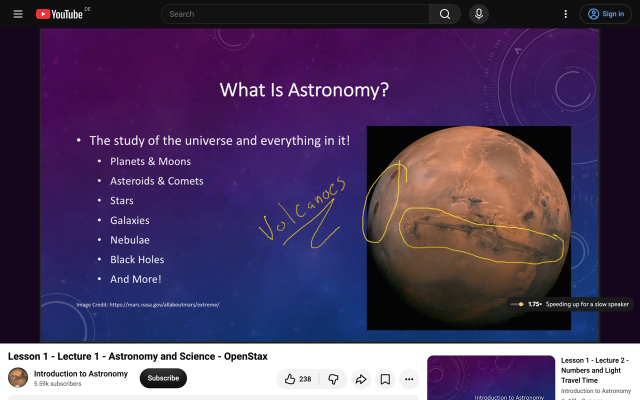
#> input picture store-assets/store/01-hero-adaptive-playback.png, 1280 x 800 px, found by its file name (shown at 1/2 size); its folder holds 3 pictures in this run
$ python make_store_screenshots.py
#> lines starting #> are read from the running program, lines starting #| are printed output that depends on the picture; after the words box and inside, x2 and y2 are one past the last pixel; in counts of white or black regions, pixels touching at a corner belong together
"""Make Chrome Web Store screenshots (exactly 1280x800) from the raw captures.

    python3 store-assets/make_store_screenshots.py    # run from the repo root; needs Pillow

raw/ is never modified. Edits are limited to scaling, cropping, and redacting personal details
(profile photos). No marketing text, arrows or fake UI.
"""
from pathlib import Path

from PIL import Image, ImageDraw

RAW = Path("store-assets/raw")
OUT = Path("store-assets/store")
SIZE = (1280, 800)


def placeholder_avatar(img: Image.Image, center: tuple[int, int], radius: int) -> None:
    """Replace a profile photo with a neutral default avatar (grey disc, white silhouette)."""
    cx, cy = center
    s = 4  # draw supersampled for smooth edges
    d = radius * 2
    tile = Image.new("RGBA", (d * s, d * s), (0, 0, 0, 0))
    g = ImageDraw.Draw(tile)
    g.ellipse([0, 0, d * s - 1, d * s - 1], fill=(154, 160, 166, 255))
    r = d * s
    g.ellipse([r * 0.34, r * 0.18, r * 0.66, r * 0.50], fill=(255, 255, 255, 255))  # head
    g.ellipse([r * 0.18, r * 0.56, r * 0.82, r * 1.10], fill=(255, 255, 255, 255))  # shoulders
    mask = Image.new("L", (d * s, d * s), 0)
    ImageDraw.Draw(mask).ellipse([0, 0, d * s - 1, d * s - 1], fill=255)
    tile.putalpha(Image.composite(tile.getchannel("A"), mask, mask))
    tile = tile.resize((d, d), Image.Resampling.LANCZOS)
    img.paste(tile, (cx - radius, cy - radius), tile)


def scale(img: Image.Image) -> Image.Image:
    if abs(img.width / img.height - SIZE[0] / SIZE[1]) > 1e-3:
        raise SystemExit(f"aspect ratio must be 16:10, got {img.size}")
    return img.resize(SIZE, Image.Resampling.LANCZOS)


def main() -> None:
    OUT.mkdir(parents=True, exist_ok=True)

    # 01 and 03: captured at 1280x800 @2x, only scaled.
    for name in ("01-hero-adaptive-playback.png", "03-smart-pacing-in-player.png"):
        scale(Image.open(RAW / name).convert("RGB")).save(OUT / name, optimize=True)
#> in scale, returned value is the input picture: PIL image 1280x800 RGB; mean R, G, B 78.7, 60.1, 96.1

    # 02: full-screen macOS capture (3024x1964). Redact both profile photos, then crop to 16:10:
    # from just below the black screen-capture strip (y=66) to just above the third-party ad in
    # the recommendations (starts at y~1870), keeping the YouTube logo (starts at x~142).
    shot = Image.open(RAW / "02-controls-popup-in-context.png").convert("RGB")
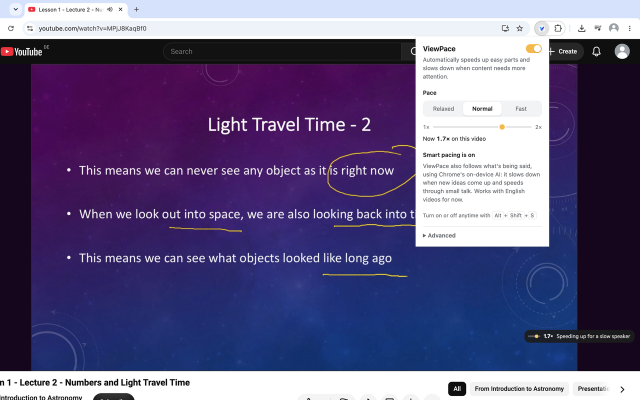
#> input picture store-assets/store/02-controls-popup-in-context.png, 1280 x 800 px, found by its file name (shown at 1/2 size)
#> shot is the input picture: PIL image 1280x800 RGB; mean R, G, B 99.4, 90.5, 131.5
    placeholder_avatar(shot, center=(2906, 193), radius=22)  # Chrome profile icon
#> in placeholder_avatar, `tile = Image.new("RGBA", (d * s, d * s), (0, 0, 0, 0))`: tile: PIL image 176x176 RGBA; every value is 0
#> in placeholder_avatar, `mask = Image.new("L", (d * s, d * s), 0)`: mask: PIL image 176x176 L; every value is 0
#> in placeholder_avatar, `ImageDraw.Draw(mask).ellipse([0, 0, d * s - 1, d * s - 1], fill=255)`:
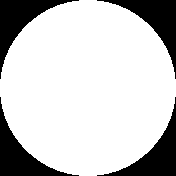
#> mask: PIL image 176x176 L; 78.5% white; 4 black regions, box (x1, y1, x2, y2) and area: (0, 0, 79, 79) 1666, (97, 0, 176, 79) 1666, (0, 97, 79, 176) 1666, (97, 97, 176, 176) 1666
#> in placeholder_avatar, `tile.putalpha(Image.composite(tile.getchannel("A"), mask, mask))`:
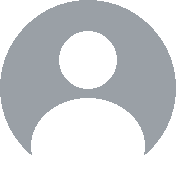
#> tile: PIL image 176x176 RGBA; mean R, G, B, A 156.4, 159.3, 162.1, 200.1; transparent parts drawn white
    placeholder_avatar(shot, center=(2944, 297), radius=34)  # YouTube account avatar
#> call 2 of placeholder_avatar, with center = (2944, 297), radius = 34
#> in placeholder_avatar (call 2), `tile = Image.new("RGBA", (d * s, d * s), (0, 0, 0, 0))`: tile: PIL image 272x272 RGBA; every value is 0
#> in placeholder_avatar (call 2), `mask = Image.new("L", (d * s, d * s), 0)`: mask: PIL image 272x272 L; every value is 0
#> in placeholder_avatar (call 2), `ImageDraw.Draw(mask).ellipse([0, 0, d * s - 1, d * s - 1], fill=255)`:
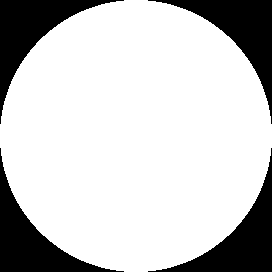
#> mask: PIL image 272x272 L; 78.5% white; 4 black regions, box (x1, y1, x2, y2) and area: (0, 0, 124, 124) 3976, (148, 0, 272, 124) 3976, (0, 148, 124, 272) 3976, (148, 148, 272, 272) 3976
#> in placeholder_avatar (call 2), `tile = tile.resize((d, d), Image.Resampling.LANCZOS)`:
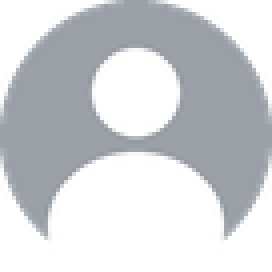
#> tile: PIL image 68x68 RGBA (shown 4 times larger); mean R, G, B, A 160.7, 164.1, 167.3, 200.2; transparent parts drawn white
    left, top = 141, 66
    # The crop's left edge clips the macOS window buttons; paint that sliver with the tab-strip colour.
    ImageDraw.Draw(shot).rectangle([left, top, left + 12, 147], fill=shot.getpixel((170, 108)))
    width = shot.width - left
#> width = 1139
    crop = shot.crop((left, top, shot.width, top + round(width * 10 / 16)))
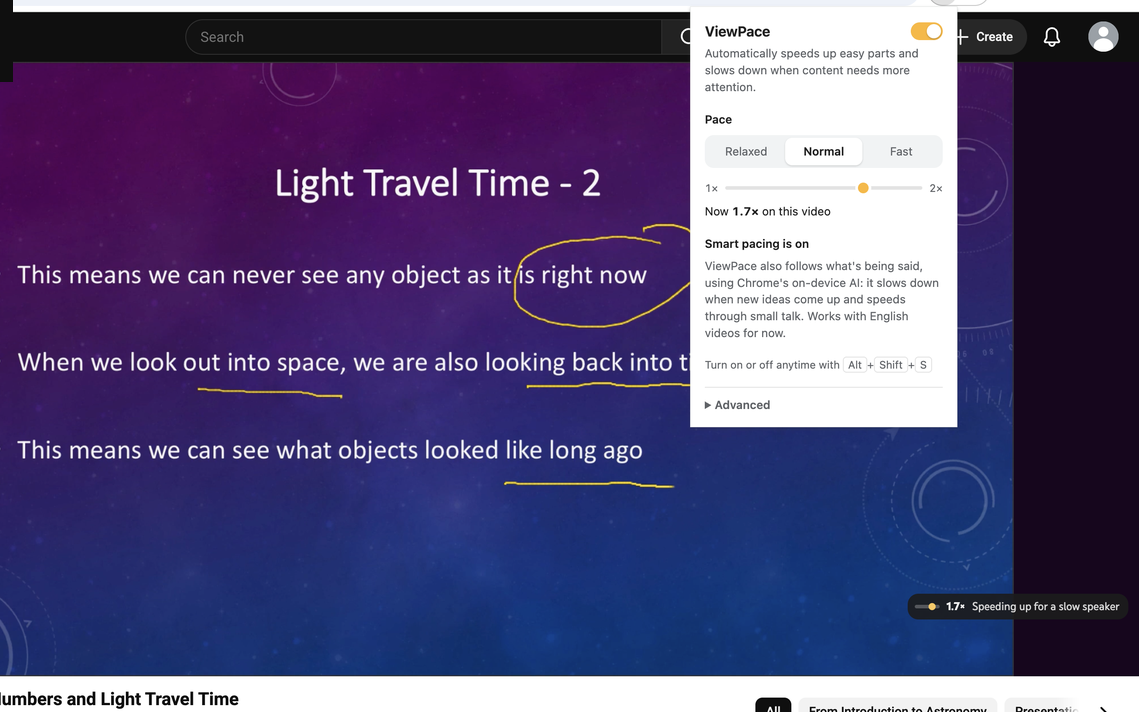
#> crop: PIL image 1139x712 RGB; mean R, G, B 87, 77.9, 123
    scale(crop).save(OUT / "02-controls-popup-in-context.png", optimize=True)
#> in scale (call 3), `return img.resize(SIZE, Image.Resampling.LANCZOS)`:
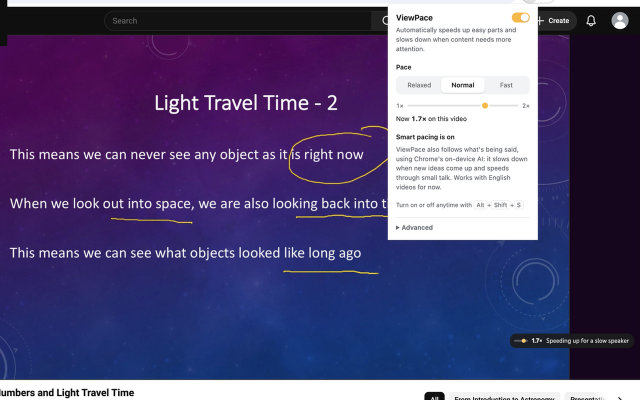
#> returned value: PIL image 1280x800 RGB (shown at 1/2 size); mean R, G, B 86.9, 77.8, 122.9

    for p in sorted(OUT.glob("*.png")):
        print(p, Image.open(p).size)


if __name__ == "__main__":
    main()
